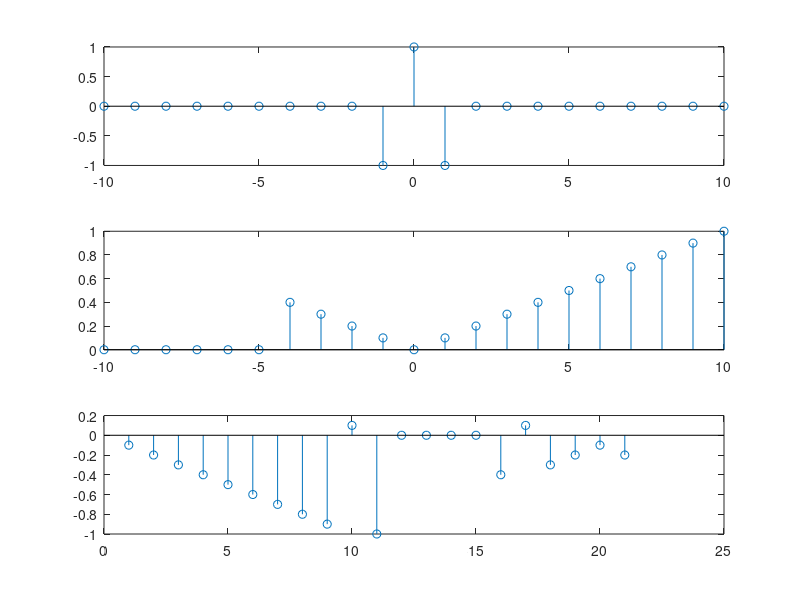

MATLAB code for this plot: (Note: this script raises an error after producing the figure.)
t=-1:0.1:1;
x_t = @(t) (abs(t))

deltat = 0.1;
k = -10: 1 : 10;
x_k = @(k) (x_t(deltat*k));
y_k = @(k) (x_k(k)).*(k >= -4);

n=-10:10;
d = @(n)(n==0); 
u=@(n) (n>=0);
x=  -d(n+1) + d(n) - d(n-1);

X = fft(x);
Y = fft(y_k(k));
z = X.*Y;
Z = ifft(z);

subplot(311), stem(n, x);
subplot(312), stem(k, y_k(k));
subplot(313), stem(Z);





img = imread('peppers.png');
if (ndims(img)==3) img = rgb2gray(img); end
F = fftshift(fft2(double(img)));
figure; imshow(img);

filtertype = 'GHPF';
D0 = 29;
n = 1;
[M,N] = size(img);
 H = imfreqfilter(filtertype,M,N,D0,n);
 G=H.*F;
imgf=real(ifft2(ifftshift(double(G))));
figure; imshow(imgf,[ ]); title('Filterred Image')
